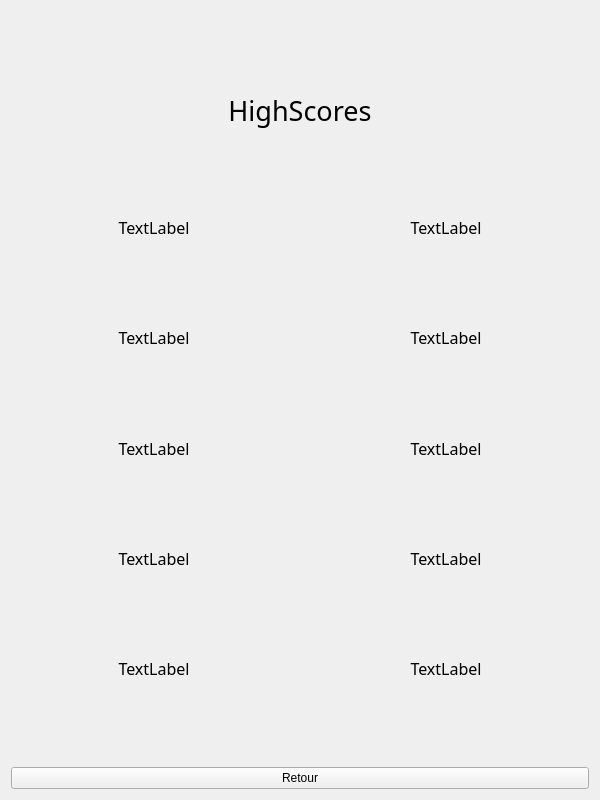
<?xml version="1.0" encoding="UTF-8"?>
<ui version="4.0">
 <class>Form</class>
 <widget class="QWidget" name="Form">
  <property name="geometry">
   <rect>
    <x>0</x>
    <y>0</y>
    <width>600</width>
    <height>800</height>
   </rect>
  </property>
  <property name="windowTitle">
   <string>Form</string>
  </property>
  <layout class="QGridLayout" name="gridLayout">
   <item row="8" column="0">
    <spacer name="verticalSpacer_3">
     <property name="orientation">
      <enum>Qt::Vertical</enum>
     </property>
     <property name="sizeHint" stdset="0">
      <size>
       <width>20</width>
       <height>40</height>
      </size>
     </property>
    </spacer>
   </item>
   <item row="3" column="0">
    <widget class="QLabel" name="label_0">
     <property name="font">
      <font>
       <family>Source Code Pro</family>
       <pointsize>12</pointsize>
      </font>
     </property>
     <property name="text">
      <string>TextLabel</string>
     </property>
     <property name="alignment">
      <set>Qt::AlignCenter</set>
     </property>
    </widget>
   </item>
   <item row="11" column="1">
    <widget class="QLabel" name="label_44">
     <property name="font">
      <font>
       <family>UnDinaru</family>
       <pointsize>12</pointsize>
      </font>
     </property>
     <property name="text">
      <string>TextLabel</string>
     </property>
     <property name="alignment">
      <set>Qt::AlignCenter</set>
     </property>
    </widget>
   </item>
   <item row="11" column="0">
    <widget class="QLabel" name="label_4">
     <property name="font">
      <font>
       <family>Source Code Pro</family>
       <pointsize>12</pointsize>
      </font>
     </property>
     <property name="text">
      <string>TextLabel</string>
     </property>
     <property name="alignment">
      <set>Qt::AlignCenter</set>
     </property>
    </widget>
   </item>
   <item row="0" column="0">
    <spacer name="verticalSpacer_7">
     <property name="orientation">
      <enum>Qt::Vertical</enum>
     </property>
     <property name="sizeHint" stdset="0">
      <size>
       <width>20</width>
       <height>40</height>
      </size>
     </property>
    </spacer>
   </item>
   <item row="9" column="1">
    <widget class="QLabel" name="label_33">
     <property name="font">
      <font>
       <family>UnDinaru</family>
       <pointsize>12</pointsize>
      </font>
     </property>
     <property name="text">
      <string>TextLabel</string>
     </property>
     <property name="alignment">
      <set>Qt::AlignCenter</set>
     </property>
    </widget>
   </item>
   <item row="7" column="1">
    <widget class="QLabel" name="label_22">
     <property name="font">
      <font>
       <family>UnDinaru</family>
       <pointsize>12</pointsize>
      </font>
     </property>
     <property name="text">
      <string>TextLabel</string>
     </property>
     <property name="alignment">
      <set>Qt::AlignCenter</set>
     </property>
    </widget>
   </item>
   <item row="5" column="1">
    <widget class="QLabel" name="label_11">
     <property name="font">
      <font>
       <family>UnDinaru</family>
       <pointsize>12</pointsize>
      </font>
     </property>
     <property name="text">
      <string>TextLabel</string>
     </property>
     <property name="alignment">
      <set>Qt::AlignCenter</set>
     </property>
    </widget>
   </item>
   <item row="9" column="0">
    <widget class="QLabel" name="label_3">
     <property name="font">
      <font>
       <family>Source Code Pro</family>
       <pointsize>12</pointsize>
      </font>
     </property>
     <property name="text">
      <string>TextLabel</string>
     </property>
     <property name="alignment">
      <set>Qt::AlignCenter</set>
     </property>
    </widget>
   </item>
   <item row="1" column="0" colspan="2">
    <widget class="QLabel" name="label">
     <property name="sizePolicy">
      <sizepolicy hsizetype="Preferred" vsizetype="Preferred">
       <horstretch>0</horstretch>
       <verstretch>0</verstretch>
      </sizepolicy>
     </property>
     <property name="font">
      <font>
       <family>04b</family>
       <pointsize>20</pointsize>
      </font>
     </property>
     <property name="text">
      <string>HighScores</string>
     </property>
     <property name="alignment">
      <set>Qt::AlignCenter</set>
     </property>
    </widget>
   </item>
   <item row="3" column="1">
    <widget class="QLabel" name="label_00">
     <property name="font">
      <font>
       <family>UnDinaru</family>
       <pointsize>12</pointsize>
      </font>
     </property>
     <property name="text">
      <string>TextLabel</string>
     </property>
     <property name="alignment">
      <set>Qt::AlignCenter</set>
     </property>
    </widget>
   </item>
   <item row="7" column="0">
    <widget class="QLabel" name="label_2">
     <property name="font">
      <font>
       <family>Source Code Pro</family>
       <pointsize>12</pointsize>
      </font>
     </property>
     <property name="text">
      <string>TextLabel</string>
     </property>
     <property name="alignment">
      <set>Qt::AlignCenter</set>
     </property>
    </widget>
   </item>
   <item row="4" column="0">
    <spacer name="verticalSpacer">
     <property name="orientation">
      <enum>Qt::Vertical</enum>
     </property>
     <property name="sizeHint" stdset="0">
      <size>
       <width>20</width>
       <height>40</height>
      </size>
     </property>
    </spacer>
   </item>
   <item row="12" column="0">
    <spacer name="verticalSpacer_6">
     <property name="orientation">
      <enum>Qt::Vertical</enum>
     </property>
     <property name="sizeHint" stdset="0">
      <size>
       <width>20</width>
       <height>40</height>
      </size>
     </property>
    </spacer>
   </item>
   <item row="10" column="0">
    <spacer name="verticalSpacer_4">
     <property name="orientation">
      <enum>Qt::Vertical</enum>
     </property>
     <property name="sizeHint" stdset="0">
      <size>
       <width>20</width>
       <height>40</height>
      </size>
     </property>
    </spacer>
   </item>
   <item row="5" column="0">
    <widget class="QLabel" name="label_1">
     <property name="font">
      <font>
       <family>Source Code Pro</family>
       <pointsize>12</pointsize>
      </font>
     </property>
     <property name="text">
      <string>TextLabel</string>
     </property>
     <property name="alignment">
      <set>Qt::AlignCenter</set>
     </property>
    </widget>
   </item>
   <item row="6" column="0">
    <spacer name="verticalSpacer_2">
     <property name="orientation">
      <enum>Qt::Vertical</enum>
     </property>
     <property name="sizeHint" stdset="0">
      <size>
       <width>20</width>
       <height>40</height>
      </size>
     </property>
    </spacer>
   </item>
   <item row="2" column="0" colspan="2">
    <spacer name="verticalSpacer_5">
     <property name="orientation">
      <enum>Qt::Vertical</enum>
     </property>
     <property name="sizeHint" stdset="0">
      <size>
       <width>20</width>
       <height>40</height>
      </size>
     </property>
    </spacer>
   </item>
   <item row="13" column="0" colspan="2">
    <widget class="QPushButton" name="pushButton">
     <property name="maximumSize">
      <size>
       <width>582</width>
       <height>16777215</height>
      </size>
     </property>
     <property name="text">
      <string>Retour</string>
     </property>
    </widget>
   </item>
  </layout>
 </widget>
 <resources/>
 <connections/>
</ui>
